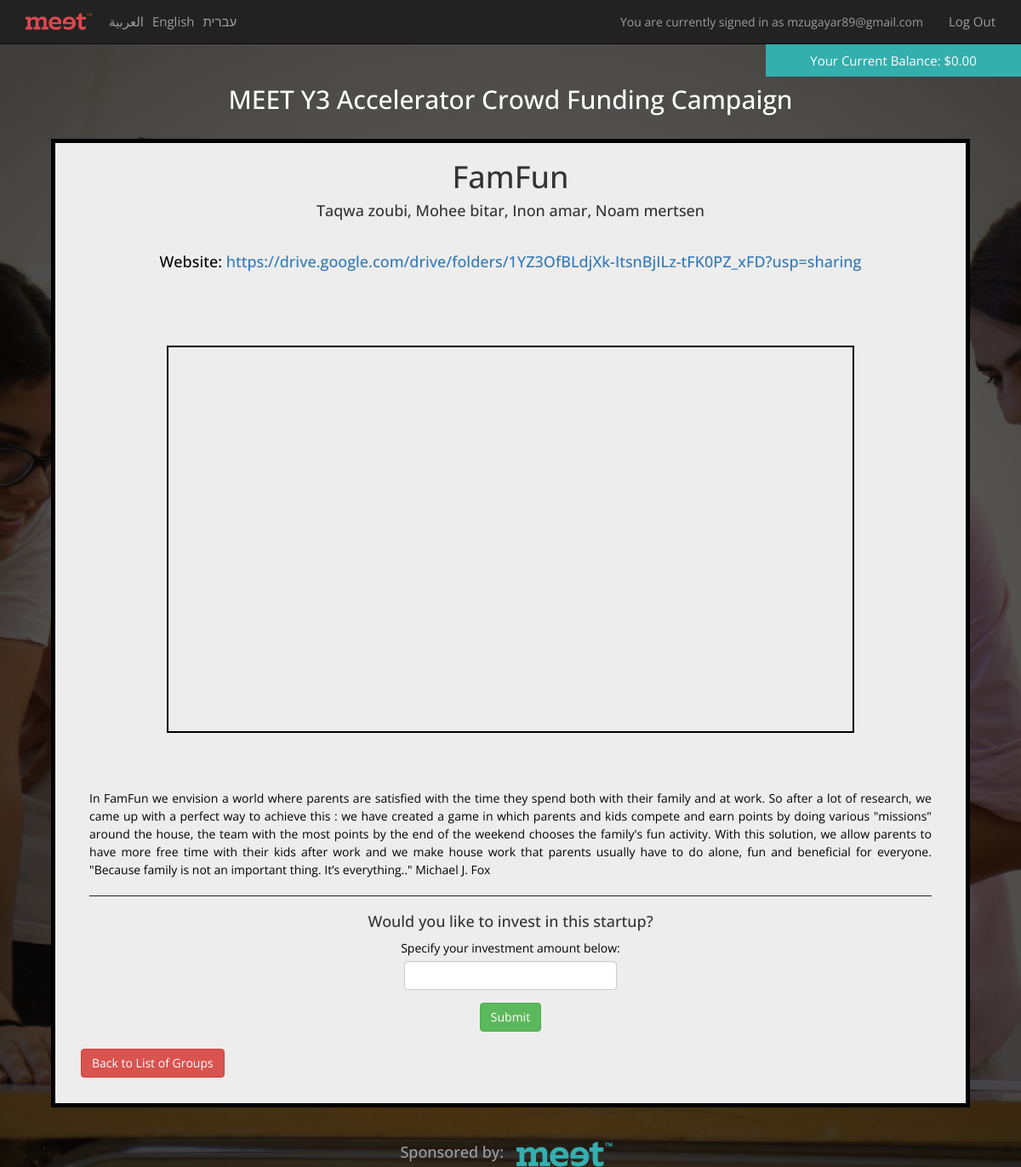
Page /product/9 (signed in) on the committed database.
### models.py (models this page shows, shortened)
class Wallet(Base):
	__tablename__ = 'wallet'
	id = Column(Integer, primary_key=True)
	initial_value = Column(Float)
	current_value = Column(Float)
	user_id = Column(Integer, ForeignKey('user.id'))
	user = relationship("User",back_populates="wallet")
	investments = relationship("Investment", back_populates="wallet")

class Team(Base):
        __tablename__ = 'team'
        id = Column(Integer, primary_key=True)
        name = Column(String(255))
        photo = Column(String(255), unique=False)
        students = relationship("User", back_populates = "team")
        product = relationship("Product",uselist=False, back_populates = "team")
        email = Column(String(255))
        password = Column(String(255))

class Product(Base):
	__tablename__ = 'product'
	id = Column(Integer, primary_key=True)
	comments = relationship("Comment", back_populates = "product")
	team_id = Column(Integer, ForeignKey('team.id'))
	team = relationship("Team", back_populates="product")
	team_members = Column(String(255))
	investments = relationship("Investment", back_populates= "product")
	photo = Column(String(255), unique = False)
	video = Column(String(255), unique = False)
	description_en = Column(String)
	description_ar = Column(String)
	description_he = Column(String)
	website_url = Column(String(255))

### webapp.py (the view)
@app.route("/product/<int:product_id>")
def showProduct(product_id):
	if check_valid_time() != "valid":
			return check_valid_time()
	if 'language' not in login_session:
			login_session['language'] = 'en'
	if 'id' not in login_session:
			return redirect(url_for('login'))
	product = get_prod_by_id(product_id)
	wallet = get_user_wallet(login_session['id'])
	return render_template('productPage.html', product = product, wallet = wallet)

### database.py (called while the page is built)
def get_user_wallet(user_id):
    return session.query(Wallet).filter_by(user_id = user_id).one_or_none()

def get_prod_by_id(product_id):
        return session.query(Product).filter_by(id = product_id).one()

def get_start_date():
    return session.query(Timeline).first().start_date.date()

def get_end_date():
    return session.query(Timeline).first().end_date.date()

### webapp.py (called while the page is built)
def check_valid_time():
	if 'group' not in login_session:
			return redirect(url_for('/'))
	if login_session['group'] in ['student','administrator']: #students and admins can access pages before hand.
			return 'valid'
	now = datetime.datetime.now().date()
	if now < get_start_date():
			flash(Markup("The campaign has not started. Sign up to be notified when it does."))
			return redirect("/")
	elif now > get_end_date():
			return redirect("/")
	return 'valid'

### templates/productPage.html (shortened to what this page needs)
{% extends "layout.html" %}
{% block body %}
{% if session['language'] == 'he' %}
	<div class="two" class="right-align">
		<h1>{{product.team.name}}</h1>
		{%if product.team_members != None %}
			<div id="team-members">
				<h4>{{product.team_members}}</h4><br>
			</div>
		{%endif%}
		{%if product.website_url != None %}
			<div id="product-url">
				<h4>אתר: <a href={{product.website_url}} target="_blank">{{product.website_url}}</a></h4><br>
			</div>
		{%endif%}
		<div class="video-container"><iframe class="video_desktop" width="600" height="334" src="{{product.video}}" allowfullscreen>
		</iframe></div>
		<div class=" mainco">
			<p>
				{{product.description_he}}
			</p>
			<hr>
			{% if session['group'] == 'silver' or session['group'] == 'gold'%}
				<div class="invest-form">
					<form action = "{{url_for('addComment', team_id = product.team_id)}}" method = 'post'>
						<div class="form-group">
							<textarea name='commentary' class="form-control" rows="3" placeholder="אנא השאר תגובה או ביקורת לקבוצה כאן."></textarea>
						</div>
						<button type="submit" class="submitproduct btn btn-success">שלח</button>
					</form>
				</div>
				<br>
			{%endif%}
			<div class="invest-form">
				<form action="{{ url_for('makeAnInvestment', product_id = product.id) }}" method = 'post'>
					<h4>האם ברצונך להשקיע בסטארט-אפ זה? הגדר את סכום השקעתך למטה:</h4>
					<div class="form-group">
						<input id="invest-amount" class="number form-control" type="number" name="amount">
					</div>
					<button type="submit" class="submitproduct btn btn-success">שלח</button>
				</form>
			</div>
		</div>
		<div id="back-btn">
			<a href="/products">
				<button class="btn btn-danger">חזרה לרשימת הקבוצות</button>
			</a>
		</div>
	</div>
{% else %}
	<div class="two">
		<h1>{{product.team.name}}</h1>
		{%if product.team_members != None %}
			<div id="team-members">
				<h4>{{product.team_members}}</h4><br>
			</div>
		{%endif%}
		{%if product.website_url != None %}
			<div id="product-url">
				<h4>Website: <a href={{product.website_url}} target="_blank">{{product.website_url}}</a></h4><br>
			</div>
		{%endif%}
		<div class="video-container"><iframe class="video_desktop" width="600" height="334" src="{{product.video}}" allowfullscreen>
		</iframe></div>
		<div class=" mainco">
			<p>
				{{product.description_en}}
			</p>
			<hr>
			<div class="invest-form">
				<form action="{{ url_for('makeAnInvestment', product_id = product.id) }}" method = 'post'>
					<h4>Would you like to invest in this startup?</h4>
					<div class="form-group">
						<p> Specify your investment amount below: </p>
						<input id="invest-amount" class="number form-control" type="number" name="amount">
					</div>
					<button type="submit" class="submitproduct btn btn-success">Submit</button>
				</form>
			</div>
		</div>
		<div id="back-btn">
			<a href="/products">
				<button class="btn btn-danger">Back to List of Groups</button>
			</a>
		</div>
	</div>
{%endif%}
{%endblock%}

### templates/layout.html (shortened to what this page needs)
<!doctype html>
<html lang="en">
<head>
  <link rel="stylesheet" href="https://maxcdn.bootstrapcdn.com/bootstrap/3.3.7/css/bootstrap.min.css">
  <link rel="stylesheet" href="{{url_for('static', filename='style.css')}}">
</head>
<body>
  <nav class="navbar navbar-inverse navbar-fixed-top">
    <div class="container">
      <div class="navbar-header">
        <a class="navbar-brand" href="/brandClick">
          <img alt="Brand Meet_Logoredv" src="{{url_for('static', filename='meet_logo_1.png')}}" style="max-height: 100%;">
        </a>
      </div>
      <div class="collapse navbar-collapse" id="navbar-collapse-1">
        <ul class="nav navbar-nav navbar-left flags">
          <li><a href="{{url_for('changeLanguage', language = 'ar')}}">العربية</a></li>
          <li><a href="{{url_for('changeLanguage', language = 'en')}}">English</a></li>
          <li><a href="{{url_for('changeLanguage', language = 'he')}}">עברית</a></li>
        </ul>
        <div class="navbar-right">
        {% if 'id' in session %}
          <div class="navbar-text" id="userbox">
            {%if session['language'] == 'he'%}
                {{session['email']}}  הנך כרגע מחובר כ
              </div>
              <ul class="nav navbar-nav">
                <li><a href = "{{url_for('logout')}}"> התנתק </a></li>
              </ul>
            {%elif session['language']=='ar'%}
                {{session['email']}} تم تسجيل الدخول بإسم
              </div>
              <ul class="nav navbar-nav">
                <li><a href = "{{url_for('logout')}}">تسجيل الخروج</a></li>
              </ul>
            {%else%}
                You are currently signed in as {{session['email']}}
              </div>
              <ul class="nav navbar-nav">
                <li><a href = "{{url_for('logout')}}">Log Out</a></li>
              </ul>
            {%endif%}
        {%endif%}
        </div>
      </div>
    </div>
  </nav>
  <div class="logo">
    <h2>MEET Y3 Accelerator Crowd Funding Campaign</h2>
  </div>
    {% if wallet is defined and wallet.current_value is defined%}
      <div id='account_balance'>
        {% if session['language'] == 'he'%}
          <p> יתרת חשבונך כרגע היא: {{"${:,.2f}".format(wallet.current_value)}}</p>
        {%elif session['language'] == 'ar'%}
          <p> رصيدك الحالي : {{"${:,.2f}".format(wallet.current_value)}}</p>
        {%else%}
          <p> Your Current Balance: {{"${:,.2f}".format(wallet.current_value)}}</p>
        {%endif%}
      </div>
    {%endif%}
  {% block body %}
  {% endblock %}
  <footer>
    <h4 style="display: inline; color: #A0A0A0;"> Sponsored by: </h4>
    <a href="http://meet.mit.edu"><img id="meet-img" class="footer" src="{{url_for('static', filename='meet.png')}}" height="30px"></a>
  </footer>
</body>
</html>

### static/style.css (style rules this page uses)
html { font-family: 'Open Sans', sans-serif; background: url(../static/background2.jpg) no-repeat center center fixed; -webkit-background-size: cover; -moz-background-size: cover; -o-background-size: cover; background-size: cover; margin: 0px; }
body { padding-top: 50px; padding-bottom: 70px; margin: 0px; font-family: 'Open Sans', sans-serif; line-height: 1.5; background: none; }
.flags>li>a { color: #fff; padding-left: 5px; padding-right: 5px; font-family: 'Open Sans', sans-serif; }
.logo { display: block; text-align: center; padding-top: 30px; padding-bottom: 20px; }
p { color: #fff; margin: 0px; }
h2 { font-family: 'Open Sans', sans-serif; color: #fff; }
#account_balance { margin: auto; background-color: #33afad; width: 25%; min-width: 270px; font-size: 15px; text-align: center; padding: 10px; height: 40px; position: fixed; top: 50px; right: 0; z-index: 200; }
#back-btn { text-align: left; }
.two { margin: auto; padding: 0 30px 30px 30px; text-align: center; background: #ededed;; border: 5px solid black; width: 90%; }
.mainco { text-align: justify; margin: 1%; background: #ededed; }
.mainco p { color: black; background: #ededed; }
#product-url { color: black; text-align: center; }
.video_desktop { border: 2px solid black; }
.video-container { position: relative; padding-bottom: 56.25%; height: 0; overflow: hidden; }
.video-container iframe, .video-container object, .video-container embed { position: absolute; top: 10%; left: 10%; width: 80%; height: 80%; }
.invest-form { text-align: center; margin: 20px; }
input.number { margin: auto; margin-top: 5px; max-width: 250px; }
hr { border-color: #222; }
iframe { border: 0px; }
ul li { line-height: 34px; color: #fff; font-size: 15px; font-family: 'Open Sans', sans-serif; }
footer { vertical-align: top; width: 100%; background: rgba(0, 0, 0, 0.25); text-align: center; position: fixed; bottom: 0px; z-index: -100; }
img.footer { padding-left: 10px; padding-right: 10px; }

### rows in the picture
Wallet: current_value "$0.00"
Team: team.name "FamFun"
Product: team_members "Taqwa zoubi, Mohee bitar, Inon amar, Noam mertsen", website_url "https://drive.google.com/drive/folders/1YZ3OfBLdjXk-ItsnBjILz-tFK0PZ_xFD?usp=sharing", description_en "In FamFun we envision a world where parents are satisfied with the time they spend both with their family and at work. So after a lot of research, we came up with a perfect way to achieve this : we have created a game in which parents and kids compete and earn points by doing various \"missions\" around the house, the team with the most points by the end of the weekend chooses the family's fun activity. With this solution, we allow parents to have more free time with their kids after work and we make house work that parents usually have to do alone, fun and beneficial for everyone. \"Because family is not an important thing. It’s everything..\" Michael J. Fox"

### other values in the picture
{{ session['email'] }} "mzugayar89@gmail.com"
